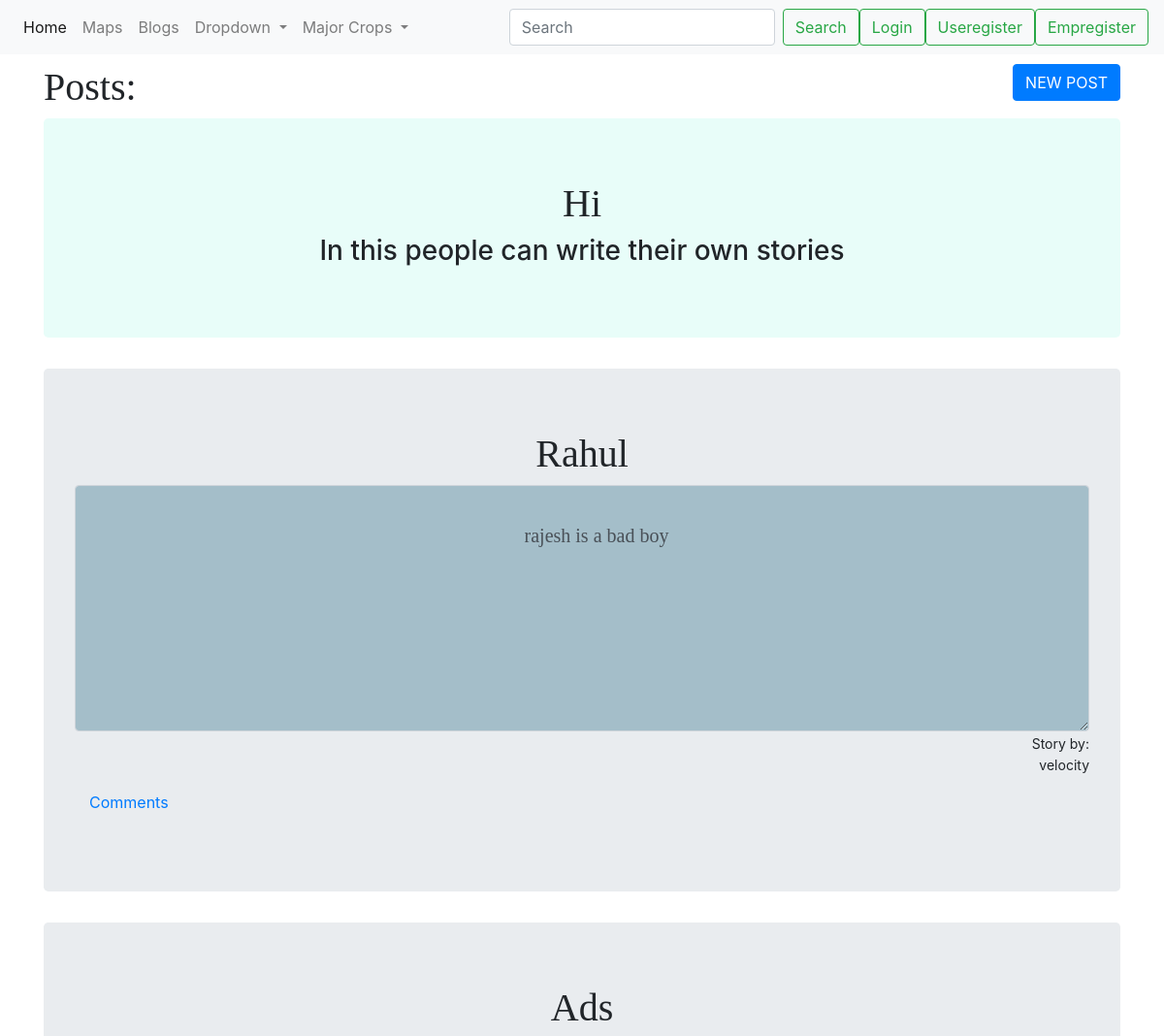
/landing (upper part), run on an earlier commit of the app's database.
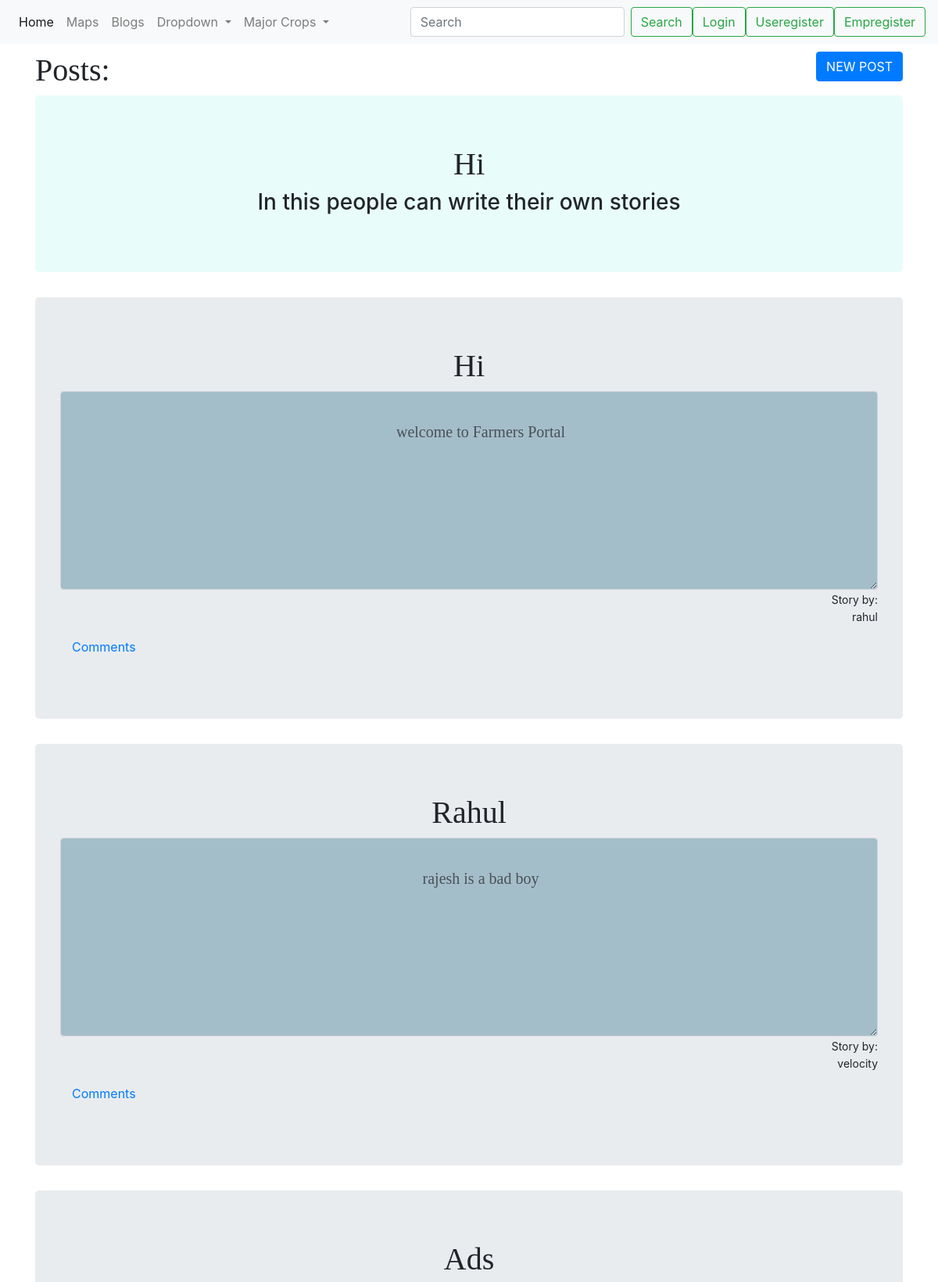
And on a later commit of the database.
### agri/models.py (models this page shows, shortened)
class PublishUser(models.Model):
    title = models.CharField(max_length = 50)
    story = models.CharField(max_length=5000)
    author = models.CharField(max_length=100)

### agri/views.py (the view)
# urls.py: path("landing",views.landing,name="landing"),
def landing(request):
    objects = PublishUser.objects.order_by('-id')
    context ={'lists':objects}
    return render(request,'agri/landing.html',context)

### agri/templates/agri/landing.html (shortened to what this page needs)
{% extends "agri/index.html" %}
    {% block content %}
<div class="container " id='rahul' class='lit-rahul' style='margin-top: 10px;' >
  <form  method="post">
    <a href="{% url 'poster' %}"><button type="button" class='btn btn-primary' style="float:right;" name="button">NEW POST</button></a>
  </form>
  <h1>Posts:</h1>
 <div class="jumbotron" id='after' style=''>
    <h1 >Hi</h1>
    <h3>In this people can write their own stories</h3>
  </div>
</div>
   {% for item in lists %}
<div class="container" id='lit-post-ct'>
  <div class="jumbotron" id="what1">
    <h1 class='hello' id='luhar' >{{item.title}}</h1>
    <textarea name="name" readonly rows="8" cols="80" class='form-control ' id='story'>
      {{item.story}}
    </textarea>
    <div class="storyby">
        <small >Story by:<p>{{item.author}}</p></small>
    </div>
    <div class="container">
        <p>
            <a  data-toggle="collapse" href="#hellooooo{{item.id}}" role="button" aria-expanded="false" aria-controls="hellooooo{{item.id}}">
              Comments
            </a>
            </p>
      </div>
  </div>
</div>
{% endfor %}
    {% endblock %}

What changed in the data, as far as the page shows it:
added PublishUser: title "Hi", name "welcome to Farmers Portal", author "rahul"
